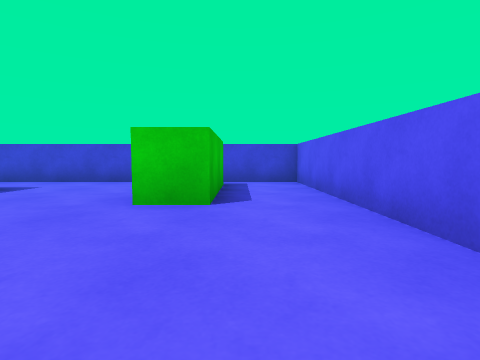
view 1 (above)

16 first-person views from a walk through a Unity game level. The camera is 0.58 m above the floor, tilts 4° down and sees 80° across. The floor is counted in squares, 1 m on a side. Each view is taken from the middle of a square. On the plan, view 1 faces up. The plan holds only what a view shows up to about 9 squares ahead; the rest is blank. The player is left out. Surface patterns are stand-ins for the level's own textures.

view 2
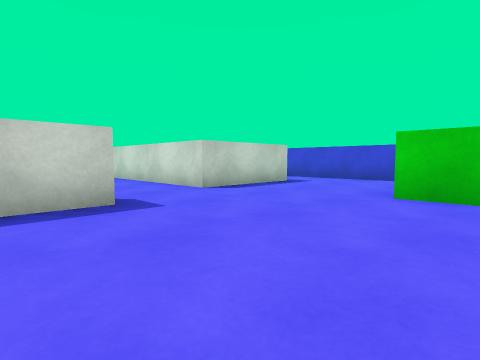

view 3
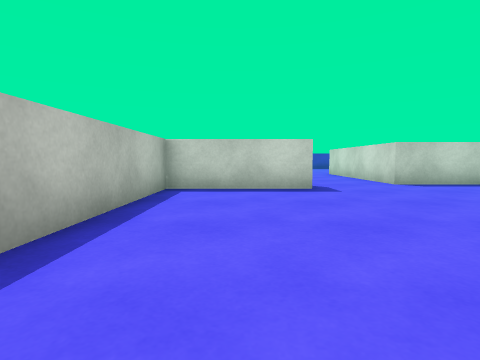

view 4
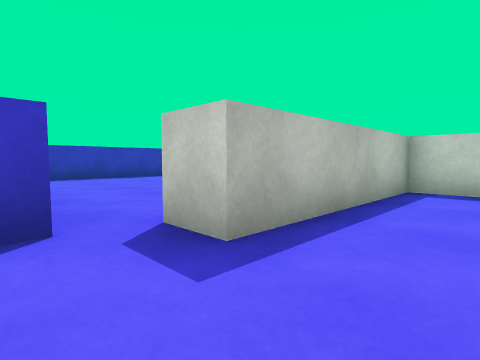

view 5
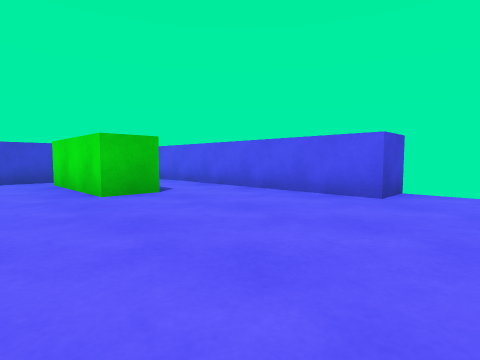

view 6
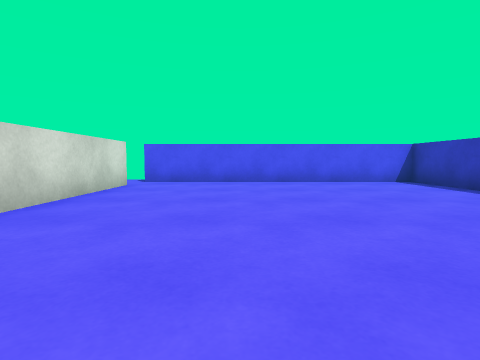

view 7
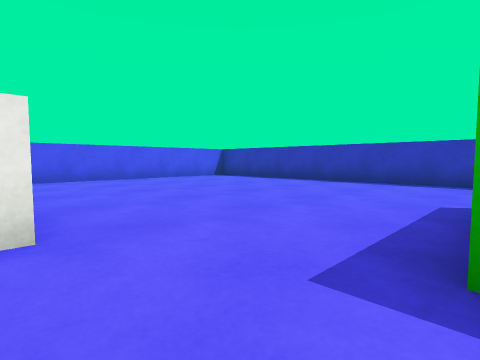

view 8
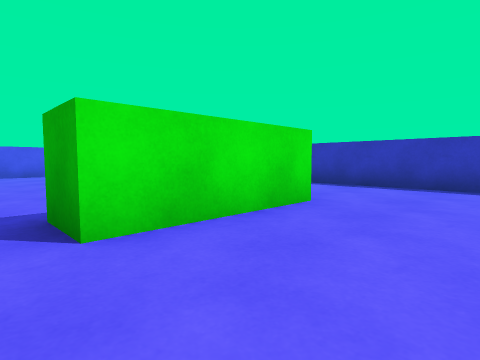

view 9
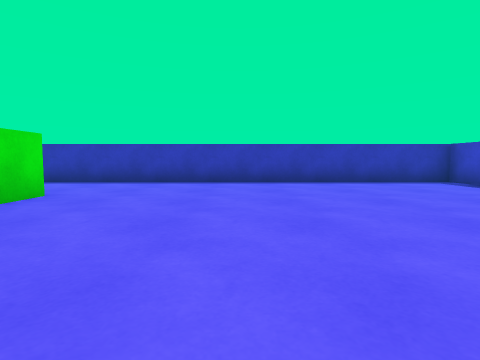

view 10
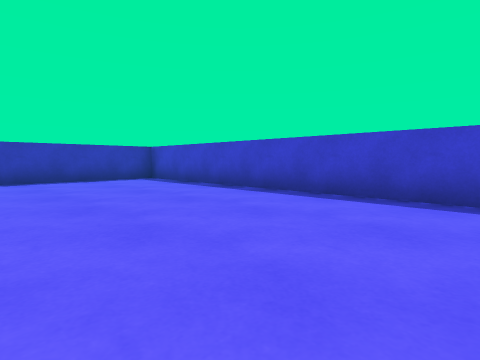

view 11
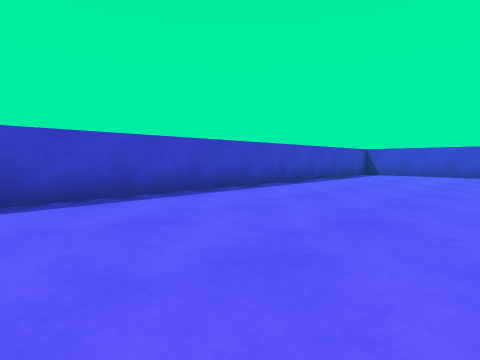

view 12
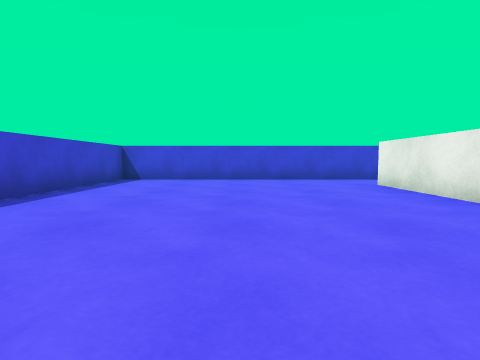

view 13
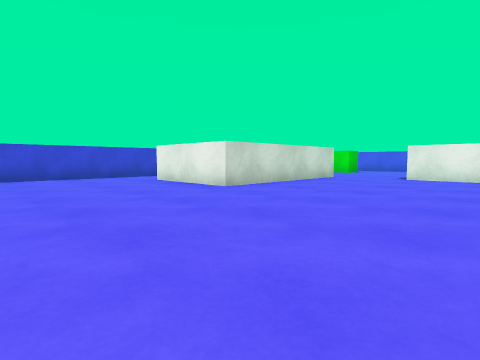

view 14
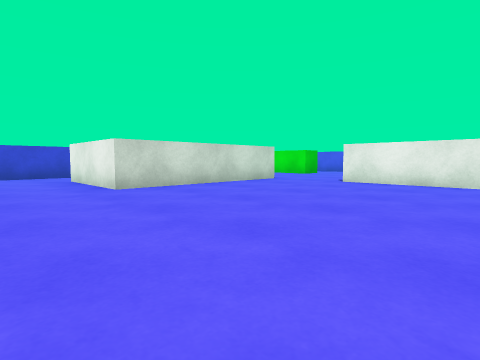

view 15
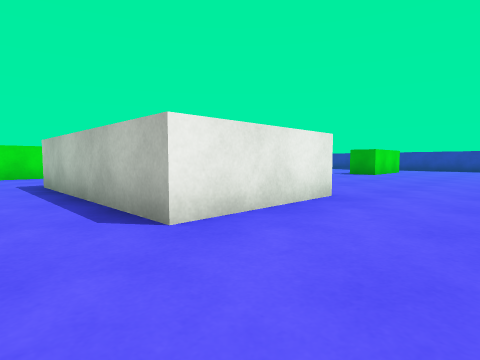

view 16
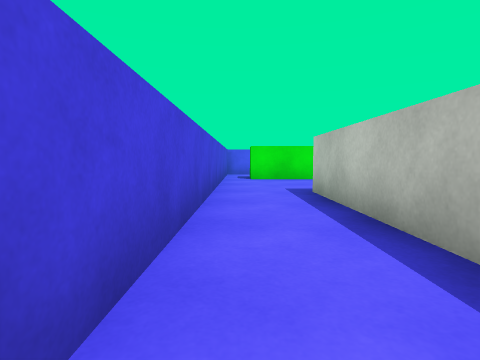

### Floor plan
Points are (right, up) in squares from view 1. A wall is a line through its corners. A room is listed if a view was taken in it or the views show most of it. See-through windows are left out.
Room 1 (views 1, 2, 3, 4, 5)
walls: (-3.8, 0.5) (-3.8, -2.5) (0.6, -2.5); (2.6, 0.5) (1.5, 0.5) (1.5, 7.5) (-3.5, 7.5); (-0.4, 6.8) (-0.4, 3.7) (-1.4, 3.7) (-1.4, 6.8); (-4.8, 5.7) (-4.8, 2.7); (1.5, -3.5) (1.9, -3.5)
ways out: opening at (-4.5, 1.5) to room 2; opening at (-4, 6.5) to room 2; opening at (1, -3) to room 2
Room 2 (views 6, 7, 8, 9, 10, 11, 12, 13, 14, 15, 16)
walls: (-4.6, -3.4) (-4.6, 0.5); (-7.8, -7.6) (-7.8, -4.6) (-6.8, -4.6); (-4.8, 2.7) (-9.8, 2.7) (-9.8, 5.7) (-4.8, 5.7); (0.6, -2.5) (0.6, -3.4) (-3, -3.4); (-3.5, 7.5) (-16.5, 7.5) (-16.5, -10.5) (1.5, -10.5) (1.5, -3.5)
ways out: opening at (-4.5, 1.5) to room 1; opening at (-4, 6.5) to room 1; opening at (1, -3) to room 1

Where each view was taken, in squares from view 1:
view 1: 0 up, 0 right, facing up
view 2: 1 down, 0 right, facing up-left
view 3: 1 down, 2 right, facing left
view 4: 1 down, 2 right, facing down-left
view 5: 1 down, 3 left, facing up-right
view 6: 6 down, 6 left, facing right
view 7: 3 down, 7 left, facing down-right
view 8: 4 down, 10 left, facing down-right
view 9: 3 down, 11 left, facing down
view 10: 2 down, 12 left, facing down-left
view 11: 4 down, 12 left, facing up-left
view 12: 1 down, 13 left, facing up
view 13: 2 down, 14 left, facing up-right
view 14: 3 down, 12 left, facing up-right
view 15: 7 up, 12 left, facing down-right
view 16: 7 up, 10 left, facing right
